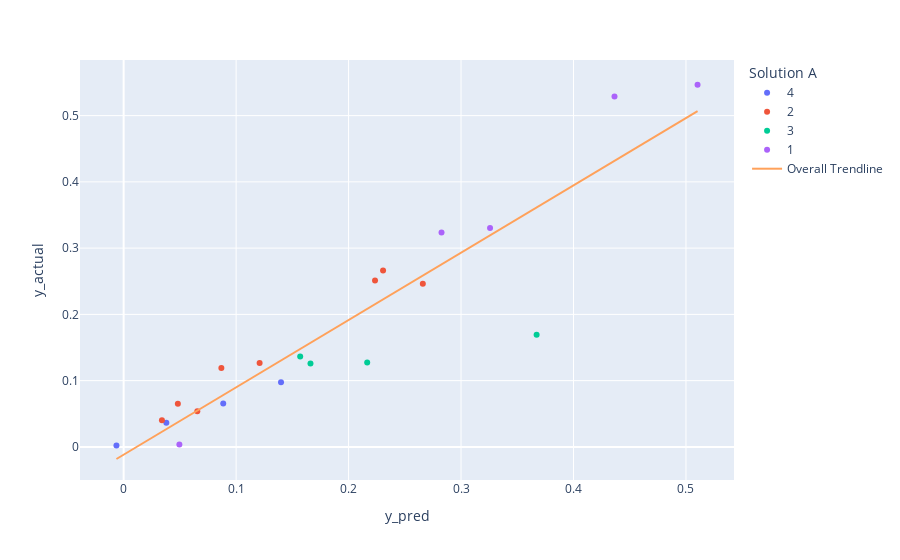

Here is the notebook cell this chart was saved with:
### Code cell
#plotly for interactive graphs of predictions
import plotly.express as px
import plotly.graph_objects as go

def pred_plotly(plist):
    df_out = pd.DataFrame()
    for i in range(len(plist)):
        print("group: {}".format(i+1))
        X_train=plist[i][0]
        X_test=plist[i][1]
        y_train=plist[i][2]
        y_test=plist[i][3]

        pls = PLSRegression(n_components=6)
        pls.fit(X_train, y_train)
        #make 

        df_int=X_test.copy()  #i want this to have y pred and y test
        #df_out["y_pred"]=df_out.apply(lambda x: pls.predict(np.array(df_out)))  #apply
        y_pred=pls.predict(X_test)
        df_int["y_pred"]=y_pred
        df_int.drop(df_int.columns.difference(['y_pred']), 1, inplace=True)
        df_int=df_int.merge(df_combined,how="left",left_index=True, right_index=True)
        df_out=pd.concat([df_out,df_int])
    df_out["Solution A"]=df_combined["Solution A"].astype(str)
    fig = px.scatter(data_frame=df_out,x='y_pred', y='y_actual', custom_data=['File Name'],color="Solution A",trendline="ols",trendline_scope = 'overall')
    fig.update_traces(hovertemplate="<br>".join([
            "Sample: %{customdata[0]}"
        ])
        )
    fig.show()
    results = px.get_trendline_results(fig)
    results = results.iloc[0]["px_fit_results"].summary()
    print(results)
    return pls,df_out
pls,df_out=pred_plotly(a)

#get mse of calibration vs cross validated

### Figure 1 — Plotly figure (JSON) as saved in the notebook; plotly's stock layout.template omitted (floating-point values rounded to 4 significant figures)
{"data": [{"customdata": [["211013 run 10_20211013-163603_CONFIDENTIAL.spc"], ["211014 run 11_20211014-164539_CONFIDENTIAL.spc"], ["211014 run 11_20211014-134539_CONFIDENTIAL.spc"], ["211013 run 10_20211013-132105_CONFIDENTIAL.spc"]], "hovertemplate": "Sample: %{customdata[0]}", "legendgroup": "4", "marker": {"color": "#636efa", "symbol": "circle"}, "mode": "markers", "name": "4", "orientation": "v", "showlegend": true, "type": "scatter", "x": [0.08854, 0.1399, 0.03795, -0.006403], "xaxis": "x", "y": [0.06561, 0.09765, 0.03664, 0.00219], "yaxis": "y"}, {"customdata": [["211007 run 7_20211008-093443_CONFIDENTIAL.spc"], ["211006 run 6_20211006-185752_CONFIDENTIAL.spc"], ["211006 run 6_20211006-131252_CONFIDENTIAL.spc"], ["210930 run 4_20210930-162859_CONFIDENTIAL.spc"], ["211006 run 6_20211006-184252_CONFIDENTIAL.spc"], ["211005 run 5_20211005-154434_CONFIDENTIAL.spc"], ["211005 run 5_20211005-174434_CONFIDENTIAL.spc"], ["211005 run 5_20211005-161434_CONFIDENTIAL.spc"]], "hovertemplate": "Sample: %{customdata[0]}", "legendgroup": "2", "marker": {"color": "#EF553B", "symbol": "circle"}, "mode": "markers", "name": "2", "orientation": "v", "showlegend": true, "type": "scatter", "x": [0.266, 0.2307, 0.06549, 0.08688, 0.2235, 0.03405, 0.1209, 0.04819], "xaxis": "x", "y": [0.2461, 0.266, 0.05399, 0.119, 0.2511, 0.04031, 0.1266, 0.06495], "yaxis": "y"}, {"customdata": [["211011 run 8_20211011-174247_CONFIDENTIAL.spc"], ["211011 run 8_20211011-181247_CONFIDENTIAL.spc"], ["211012 run 9_20211013-093817_CONFIDENTIAL.spc"], ["211012 run 9_20211012-172317_CONFIDENTIAL.spc"]], "hovertemplate": "Sample: %{customdata[0]}", "legendgroup": "3", "marker": {"color": "#00cc96", "symbol": "circle"}, "mode": "markers", "name": "3", "orientation": "v", "showlegend": true, "type": "scatter", "x": [0.1661, 0.2166, 0.3672, 0.157], "xaxis": "x", "y": [0.1257, 0.1275, 0.1691, 0.1363], "yaxis": "y"}, {"customdata": [["210927 run 2_20210928-055334_CONFIDENTIAL.spc"], ["210923 run 1_20210923-093305_CONFIDENTIAL.spc"], ["210929 run 3_20210929-201040_CONFIDENTIAL.spc"], ["210923 run 1_20210923-161803_CONFIDENTIAL.spc"], ["210927 run 2_20210928-110834_CONFIDENTIAL.spc"]], "hovertemplate": "Sample: %{customdata[0]}", "legendgroup": "1", "marker": {"color": "#ab63fa", "symbol": "circle"}, "mode": "markers", "name": "1", "orientation": "v", "showlegend": true, "type": "scatter", "x": [0.4365, 0.04955, 0.2826, 0.3258, 0.5103], "xaxis": "x", "y": [0.5288, 0.003471, 0.3234, 0.3305, 0.5466], "yaxis": "y"}, {"hovertemplate": "Sample: %{customdata[0]}", "legendgroup": "Overall Trendline", "line": {"color": "#FFA15A"}, "mode": "lines", "name": "Overall Trendline", "showlegend": true, "type": "scatter", "x": [-0.006403, 0.03405, 0.03795, 0.04819, 0.04955, 0.06549, 0.08688, 0.08854, 0.1209, 0.1399, 0.157, 0.1661, 0.2166, 0.2235, 0.2307, 0.266, 0.2826, 0.3258, 0.3672, 0.4365, 0.5103], "xaxis": "x", "y": [-0.01826, 0.02284, 0.0268, 0.03721, 0.03858, 0.05478, 0.0765, 0.07819, 0.1111, 0.1304, 0.1477, 0.157, 0.2082, 0.2153, 0.2226, 0.2585, 0.2754, 0.3192, 0.3613, 0.4316, 0.5066], "yaxis": "y"}], "layout": {"legend": {"title": {"text": "Solution A"}, "tracegroupgap": 0}, "margin": {"t": 60}, "xaxis": {"anchor": "y", "domain": [0, 1], "title": {"text": "y_pred"}}, "yaxis": {"anchor": "x", "domain": [0, 1], "title": {"text": "y_actual"}}}}
